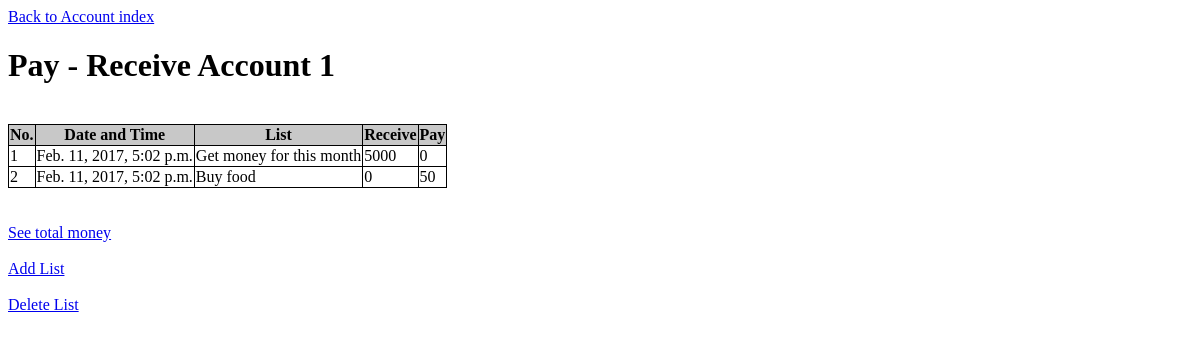
/account/1/, run on an earlier commit of the app's database.
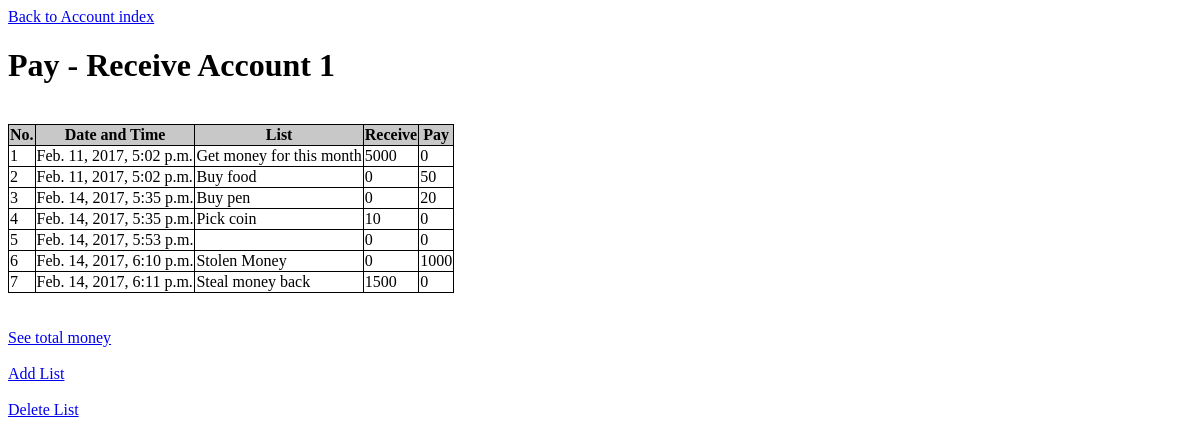
And on a later commit of the database.
### account/models.py (models this page shows, shortened)
class List(models.Model):
    account = models.ForeignKey(Account, on_delete=models.CASCADE)
    list_text = models.CharField(max_length=200)
    get_money = models.IntegerField(default=0)
    pay_money = models.IntegerField(default=0)
    pub_date = models.DateTimeField('date published')

### account/views.py (the view)
# urls.py: url(r'^(?P<pk>[0-9]+)/$', views.DetailView.as_view(), name='detail'), #detail page -- access from index
class DetailView(generic.DetailView):
    model = Account
    template_name = 'account/detail.html'

### account/templates/account/detail.html (shortened to what this page needs)
<a href="../">Back to Account index</a>
<h1>{{ account.account_text }}</h1>
<table>
    <tr style="background-color:rgb(200, 200, 200);color:black">
        <th>No.</th>
        <th>Date and Time</th>
        <th>List</th>
        <th>Receive</th>
        <th>Pay</th>
    </tr>
    <tr>
        {% for list in account.list_set.all %}
        <td><label for="list{{ forloop.counter }}">{{ forloop.counter }}</label></td>
        <td><label for="list{{ forloop.counter }}">{{ list.pub_date }}</label></td>
        <td><label for="list{{ forloop.counter }}">{{ list.list_text }}</label></td>
        <td><label for="list{{ forloop.counter }}">{{ list.get_money }}</label></td>
        <td><label for="list{{ forloop.counter }}">{{ list.pay_money }}</label></td></tr>
        {% endfor %}
        <br />
</table>
<a href="showtotalmoney">See total money</a>
<a href="addlist">Add List</a>
<a href="sellisttodel">Delete List</a>

What changed in the data, as far as the page shows it:
added List: pub_date "Feb. 14, 2017, 5:35 p.m.", list_text "Buy pen", get_money "0", pay_money "20"
added List: pub_date "Feb. 14, 2017, 5:35 p.m.", list_text "Pick coin", get_money "10", pay_money "0"
added List: pub_date "Feb. 14, 2017, 5:53 p.m.", get_money "0", pay_money "0"
added List: pub_date "Feb. 14, 2017, 6:10 p.m.", list_text "Stolen Money", get_money "0", pay_money "1000"
added List: pub_date "Feb. 14, 2017, 6:11 p.m.", list_text "Steal money back", get_money "1500", pay_money "0"
